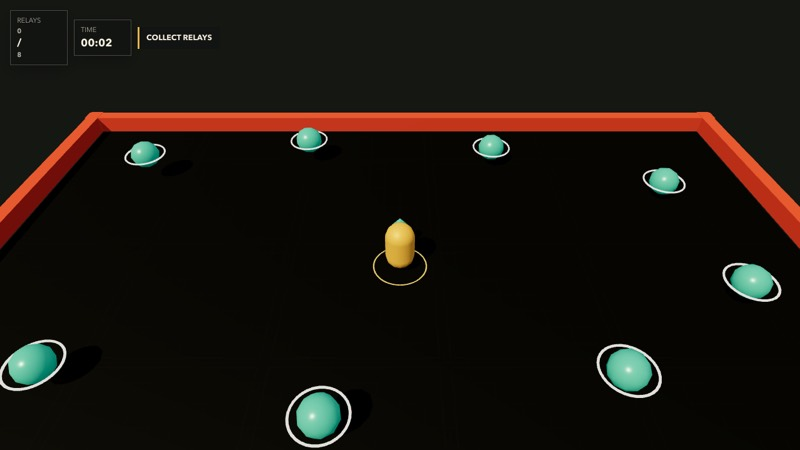
#> input picture gamedev-threejs/skills/threejs-aaa-graphics-builder/assets/scorecard-anchors/scene-1.jpg, 800 x 450 px
$ python -i edit.py   (imports and definitions only)
#> lines starting #> are read from the running program, lines starting #| are printed output that depends on the picture
#!/usr/bin/env python3
"""Cut the recorded shots into a trailer with ffmpeg (+ Pillow for text, since this ffmpeg has no drawtext).

  edit.py build --shots shots.json [--cut roblox|social] [--format landscape|vertical|both] [--out DIR]
  edit.py fonts                      which font each name resolves to
  edit.py card --shots shots.json --index N     render one card/text PNG to preview it

Reads the "edit" block of shots.json (schema: references/editing.md). Per item:
  shot items  {"shot": id, "in": s, "out": s, "speed": 1 | "ramp": [[src_t, speed], ...], "interp": bool,
               "transition": {"type": "cut|fade|whip|whipblur|dip|flash|<any xfade name>", "dur": 0.2},
               "text": {"text", "pos": "bottom|top|center|lower", "size", "from", "to", "color", "stroke"},
               "focus_x": 0..1 (vertical crop centre), "social_only": bool}
  card items  {"card": "title|text", "text", "sub", "dur", "bg": "#hex", "bg2": "#hex", "bg_shot": id,
               "transition": {...}, "social_only": bool}
  globals     size, fps, font, music {file, start, gain_db, fade_out}, sfx [{file, at, gain_db}],
              duck [[a, b], ...] (explicit music dips, seconds of the final cut), duck_db, loudness (LUFS)

Clip times are relative to the shot's own t=0 (record.py stores `shot_in`, the offset into the file).
Output: DIR/<game>_<cut>_<WxH>.mp4 (H.264 high, yuv420p, 60 fps, AAC 48 kHz, +faststart).
"""
import argparse
import json
import math
import os
import re
import shutil
import subprocess
import sys
from pathlib import Path

try:
    from PIL import Image, ImageDraw, ImageFilter, ImageFont
except ImportError:  # pragma: no cover
    sys.exit("Pillow is required (python -m pip install pillow)")

SKILL = Path(__file__).resolve().parent.parent
WIN_FONTS = Path(os.environ.get("WINDIR", "C:/Windows")) / "Fonts"
EMOJI_FONT = str(WIN_FONTS / "seguiemj.ttf") if sys.platform == "win32" else "/System/Library/Fonts/Apple Color Emoji.ttc"
FONT_DIRS = [SKILL / "assets" / "fonts", Path.home() / "Library/Fonts", Path("/Library/Fonts"),
             Path("/System/Library/Fonts/Supplemental"), Path("/System/Library/Fonts"),
             Path.home() / "AppData/Local/Microsoft/Windows/Fonts", WIN_FONTS]
FALLBACK_FONTS = ["FredokaOne-Regular.ttf", "Fredoka", "LuckiestGuy-Regular.ttf", "Arial Rounded Bold.ttf",
                  "SFNSRounded.ttf", "Helvetica.ttc", "ARLRDBD.TTF", "segoeuib.ttf", "arialbd.ttf"]
XFADE = {"cut": "fade", "fade": "fade", "whip": "slideleft", "whipright": "slideright", "whipblur": "hblur",
         "dip": "fadeblack", "flash": "fadewhite", "zoom": "zoomin"}
ROBLOX_MAX_SECS = 30.0
ROBLOX_MAX_BYTES = 375 * 1024 * 1024


# [34 lines left out: functions sh, probe_dur, find_font, not called in this run]


def is_emoji(ch):
    o = ord(ch)
    return (0x1F000 <= o <= 0x1FAFF) or (0x2600 <= o <= 0x27BF) or (0x2B00 <= o <= 0x2BFF) or o in (0xFE0F, 0x200D)


# [50 lines left out: functions runs, render_line, not called in this run]


def shadowed(im, radius=10, alpha=150):
    pad = radius * 3
    out = Image.new("RGBA", (im.width + 2 * pad, im.height + 2 * pad), (0, 0, 0, 0))
    sh_ = Image.new("RGBA", out.size, (0, 0, 0, 0))
    mask = im.split()[3].point(lambda v: v * alpha // 255)
    sh_.paste((0, 0, 0, 255), (pad, pad + radius // 2), mask)
    sh_ = sh_.filter(ImageFilter.GaussianBlur(radius))
    out.alpha_composite(sh_)
    out.alpha_composite(im, (pad, pad))
    return out


def hex_rgb(h):
    h = h.lstrip("#")
    return tuple(int(h[i:i + 2], 16) for i in (0, 2, 4))


# [262 lines left out: functions text_overlay_png, card_pngs, frame_filter, speed_chunks, render_shot, render_card and 2 more, not called in this run]


def cmd_fonts(a):
    for n in ["Fredoka One"] + FALLBACK_FONTS:
        print(f"{n:<28} -> {find_font(n)}")


# [32 lines left out: functions cmd_card, main, not called in this run]


# [2 lines not run here, left out]

>>> import cv2
>>> picture = cv2.imread('../../../../gamedev-threejs/skills/threejs-aaa-graphics-builder/assets/scorecard-anchors/scene-1.jpg', cv2.IMREAD_GRAYSCALE)
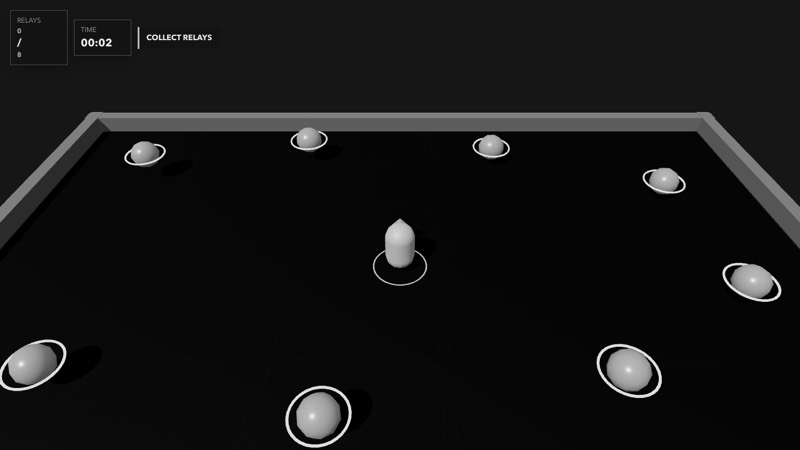
#> picture: shape (450, 800); min 0, max 255, mean 20.8
>>> result = shadowed(picture)
#> (the run stopped early here; a loop or call above may not have finished)
